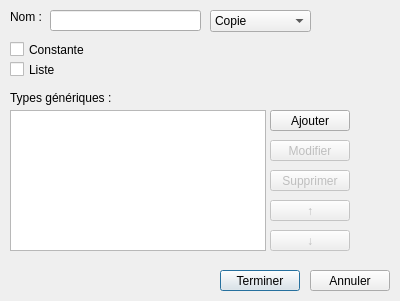
<?xml version="1.0" encoding="UTF-8"?>
<ui version="4.0">
 <class>NewType</class>
 <widget class="QDialog" name="NewType">
  <property name="geometry">
   <rect>
    <x>0</x>
    <y>0</y>
    <width>400</width>
    <height>301</height>
   </rect>
  </property>
  <property name="windowTitle">
   <string>Nouveau type</string>
  </property>
  <widget class="QLabel" name="label">
   <property name="geometry">
    <rect>
     <x>10</x>
     <y>10</y>
     <width>47</width>
     <height>13</height>
    </rect>
   </property>
   <property name="text">
    <string>Nom :</string>
   </property>
  </widget>
  <widget class="QLineEdit" name="typeName">
   <property name="geometry">
    <rect>
     <x>50</x>
     <y>10</y>
     <width>151</width>
     <height>21</height>
    </rect>
   </property>
  </widget>
  <widget class="QCheckBox" name="typeConst">
   <property name="geometry">
    <rect>
     <x>10</x>
     <y>40</y>
     <width>101</width>
     <height>19</height>
    </rect>
   </property>
   <property name="text">
    <string>Constante</string>
   </property>
  </widget>
  <widget class="QComboBox" name="typeMode">
   <property name="geometry">
    <rect>
     <x>210</x>
     <y>10</y>
     <width>101</width>
     <height>22</height>
    </rect>
   </property>
   <item>
    <property name="text">
     <string>Copie</string>
    </property>
   </item>
   <item>
    <property name="text">
     <string>Référence</string>
    </property>
   </item>
   <item>
    <property name="text">
     <string>Pointeur</string>
    </property>
   </item>
  </widget>
  <widget class="QLabel" name="label_2">
   <property name="geometry">
    <rect>
     <x>320</x>
     <y>10</y>
     <width>21</width>
     <height>21</height>
    </rect>
   </property>
   <property name="toolTip">
    <string>Exclusif C++</string>
   </property>
   <property name="text">
    <string/>
   </property>
   <property name="pixmap">
    <pixmap>cpp.png</pixmap>
   </property>
  </widget>
  <widget class="QListWidget" name="typeTemplates">
   <property name="geometry">
    <rect>
     <x>10</x>
     <y>110</y>
     <width>256</width>
     <height>141</height>
    </rect>
   </property>
  </widget>
  <widget class="QPushButton" name="addTemplate">
   <property name="geometry">
    <rect>
     <x>270</x>
     <y>110</y>
     <width>80</width>
     <height>21</height>
    </rect>
   </property>
   <property name="text">
    <string>Ajouter</string>
   </property>
  </widget>
  <widget class="QPushButton" name="editTemplate">
   <property name="enabled">
    <bool>false</bool>
   </property>
   <property name="geometry">
    <rect>
     <x>270</x>
     <y>140</y>
     <width>80</width>
     <height>21</height>
    </rect>
   </property>
   <property name="text">
    <string>Modifier</string>
   </property>
   <property name="autoDefault">
    <bool>false</bool>
   </property>
  </widget>
  <widget class="QPushButton" name="deleteTemplate">
   <property name="enabled">
    <bool>false</bool>
   </property>
   <property name="geometry">
    <rect>
     <x>270</x>
     <y>170</y>
     <width>80</width>
     <height>21</height>
    </rect>
   </property>
   <property name="text">
    <string>Supprimer</string>
   </property>
   <property name="autoDefault">
    <bool>false</bool>
   </property>
  </widget>
  <widget class="QPushButton" name="upTemplate">
   <property name="enabled">
    <bool>false</bool>
   </property>
   <property name="geometry">
    <rect>
     <x>270</x>
     <y>200</y>
     <width>80</width>
     <height>21</height>
    </rect>
   </property>
   <property name="text">
    <string>↑</string>
   </property>
   <property name="autoDefault">
    <bool>false</bool>
   </property>
  </widget>
  <widget class="QPushButton" name="downTemplate">
   <property name="enabled">
    <bool>false</bool>
   </property>
   <property name="geometry">
    <rect>
     <x>270</x>
     <y>230</y>
     <width>80</width>
     <height>21</height>
    </rect>
   </property>
   <property name="text">
    <string>↓</string>
   </property>
   <property name="autoDefault">
    <bool>false</bool>
   </property>
  </widget>
  <widget class="QPushButton" name="cancel">
   <property name="geometry">
    <rect>
     <x>310</x>
     <y>270</y>
     <width>80</width>
     <height>21</height>
    </rect>
   </property>
   <property name="text">
    <string>Annuler</string>
   </property>
   <property name="autoDefault">
    <bool>false</bool>
   </property>
  </widget>
  <widget class="QPushButton" name="validate">
   <property name="geometry">
    <rect>
     <x>220</x>
     <y>270</y>
     <width>80</width>
     <height>21</height>
    </rect>
   </property>
   <property name="text">
    <string>Terminer</string>
   </property>
   <property name="default">
    <bool>true</bool>
   </property>
  </widget>
  <widget class="QLabel" name="label_3">
   <property name="geometry">
    <rect>
     <x>10</x>
     <y>90</y>
     <width>111</width>
     <height>16</height>
    </rect>
   </property>
   <property name="text">
    <string>Types génériques :</string>
   </property>
  </widget>
  <widget class="QCheckBox" name="typeList">
   <property name="geometry">
    <rect>
     <x>10</x>
     <y>60</y>
     <width>101</width>
     <height>19</height>
    </rect>
   </property>
   <property name="text">
    <string>Liste</string>
   </property>
  </widget>
 </widget>
 <resources/>
 <connections/>
</ui>
